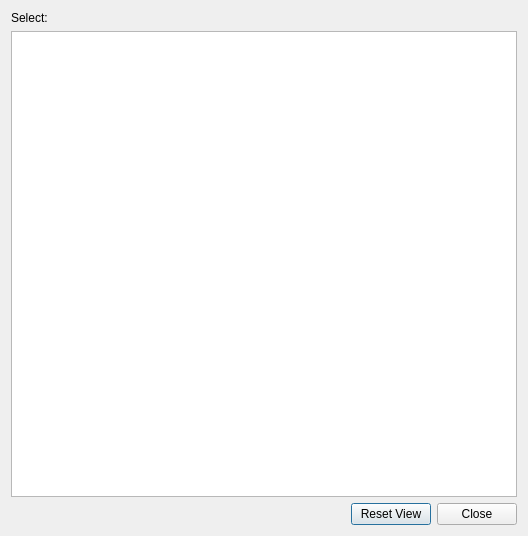
<?xml version="1.0" encoding="UTF-8"?>
<ui version="4.0">
 <class>ViewVectorDialog</class>
 <widget class="QDialog" name="ViewVectorDialog">
  <property name="geometry">
   <rect>
    <x>0</x>
    <y>0</y>
    <width>528</width>
    <height>536</height>
   </rect>
  </property>
  <property name="windowTitle">
   <string>View Vector Values</string>
  </property>
  <layout class="QVBoxLayout" name="verticalLayout">
   <item>
    <layout class="QHBoxLayout" name="horizontalLayout">
     <item>
      <widget class="QLabel" name="label">
       <property name="text">
        <string>Select:</string>
       </property>
      </widget>
     </item>
     <item>
      <widget class="Kst::VectorSelector" name="_vectorSelector" native="true">
       <property name="sizePolicy">
        <sizepolicy hsizetype="Expanding" vsizetype="Preferred">
         <horstretch>0</horstretch>
         <verstretch>0</verstretch>
        </sizepolicy>
       </property>
      </widget>
     </item>
    </layout>
   </item>
   <item>
    <widget class="QTableView" name="_vectors">
     <property name="toolTip">
      <string>&lt;html&gt;&lt;head/&gt;&lt;body&gt;&lt;p&gt;Select a vector from the drop-down menu to add it to the view.&lt;/p&gt;&lt;p&gt;You can remove vectors from the view using the context menu (right click).&lt;/p&gt;&lt;/body&gt;&lt;/html&gt;</string>
     </property>
    </widget>
   </item>
   <item>
    <layout class="QHBoxLayout" name="horizontalLayout_2">
     <item>
      <spacer name="horizontalSpacer">
       <property name="orientation">
        <enum>Qt::Horizontal</enum>
       </property>
       <property name="sizeHint" stdset="0">
        <size>
         <width>40</width>
         <height>20</height>
        </size>
       </property>
      </spacer>
     </item>
     <item>
      <widget class="QPushButton" name="_resetButton">
       <property name="text">
        <string>Reset View</string>
       </property>
      </widget>
     </item>
     <item>
      <widget class="QPushButton" name="_closeButton">
       <property name="text">
        <string>Close</string>
       </property>
      </widget>
     </item>
    </layout>
   </item>
  </layout>
 </widget>
 <customwidgets>
  <customwidget>
   <class>Kst::VectorSelector</class>
   <extends>QWidget</extends>
   <header>vectorselector.h</header>
  </customwidget>
 </customwidgets>
 <resources/>
 <connections>
  <connection>
   <sender>_closeButton</sender>
   <signal>clicked()</signal>
   <receiver>ViewVectorDialog</receiver>
   <slot>close()</slot>
   <hints>
    <hint type="sourcelabel">
     <x>490</x>
     <y>516</y>
    </hint>
    <hint type="destinationlabel">
     <x>17</x>
     <y>518</y>
    </hint>
   </hints>
  </connection>
 </connections>
</ui>
